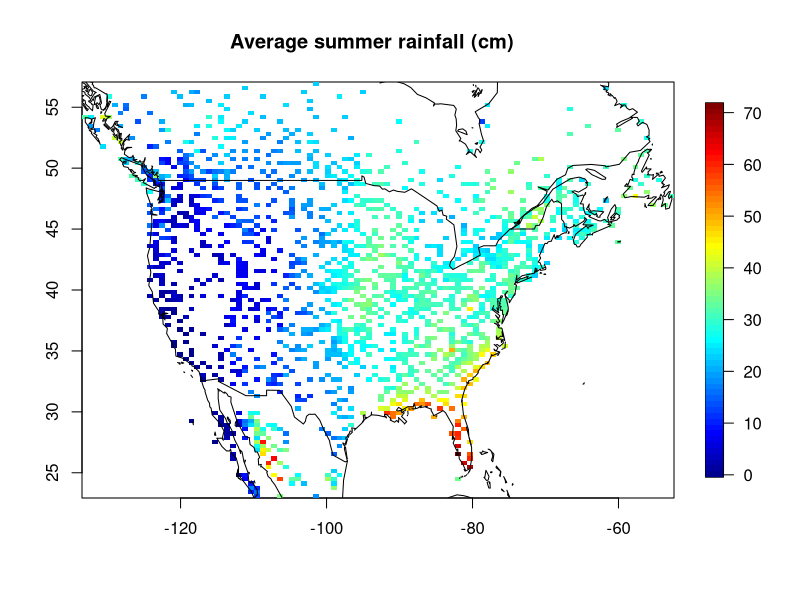
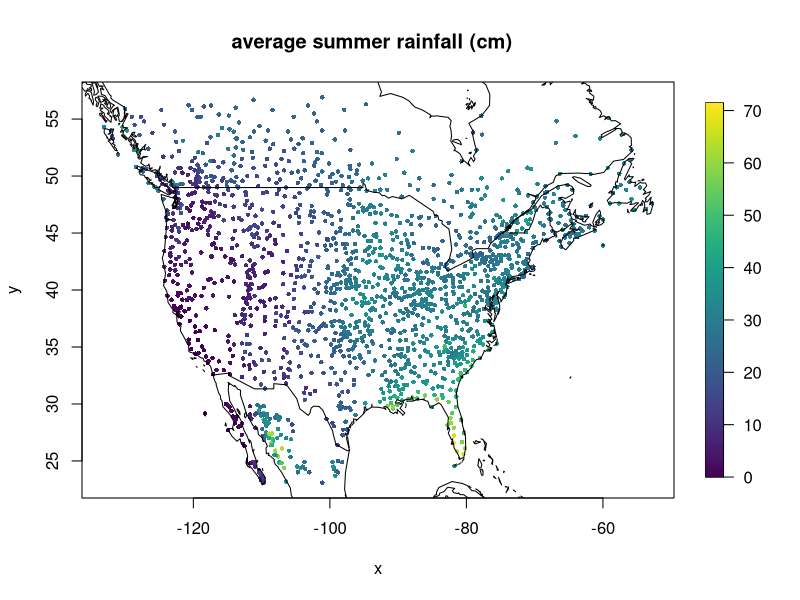
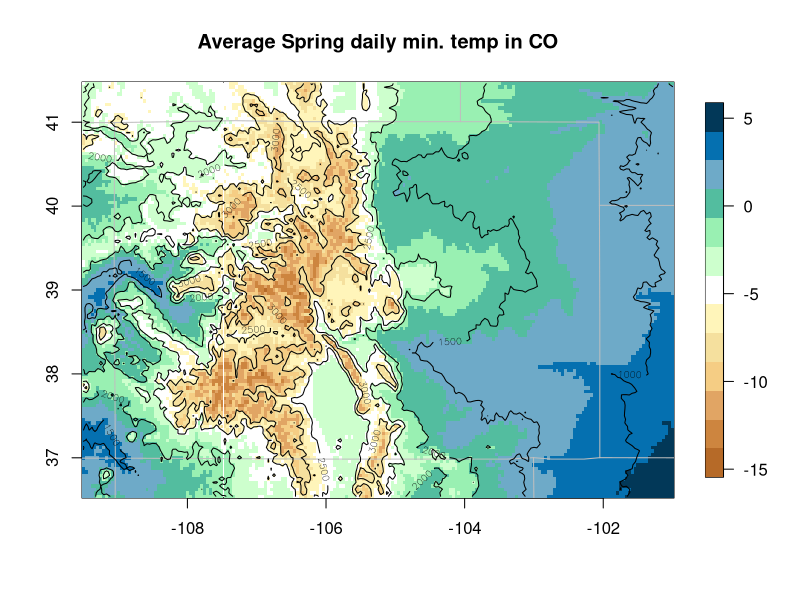
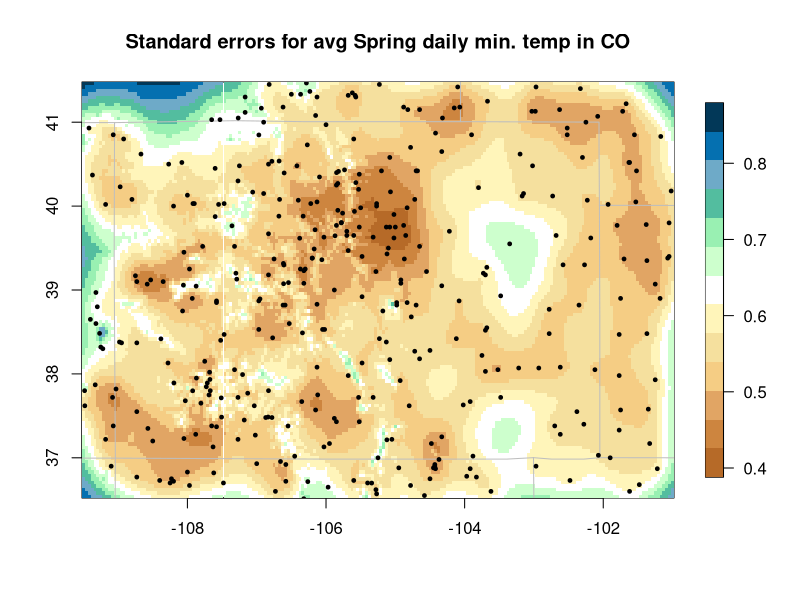
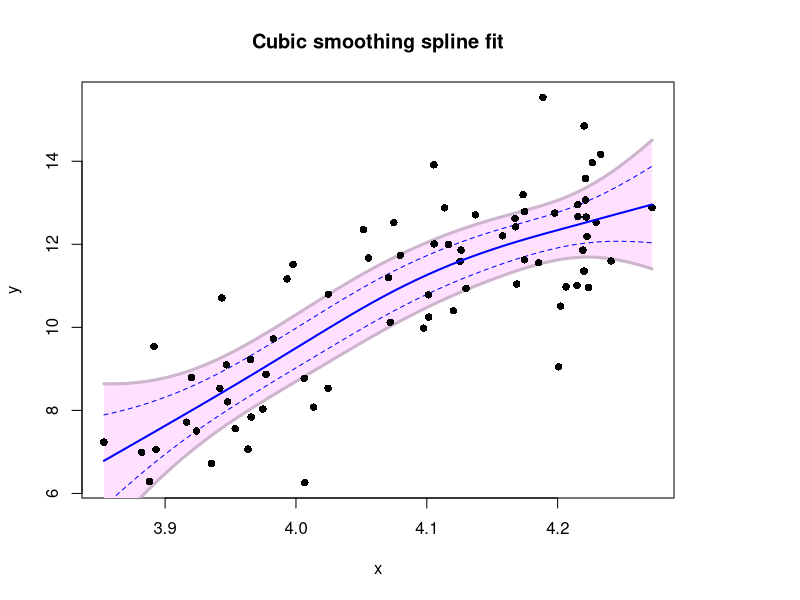

Write the R code that produced these figures, in order.
## ---- chunk 1
knitr::opts_chunk$set(echo = TRUE, cache=TRUE)
library(fields)
## ---- chunk 2
library(fields)
data(NorthAmericanRainfall)
x<- cbind(NorthAmericanRainfall$longitude, NorthAmericanRainfall$latitude)
y<- NorthAmericanRainfall$precip
quilt.plot(x, (y/100), nx=100, ny=100)
world(add=TRUE)
title("Average summer rainfall (cm)  ")
## ---- chunk 3
bubblePlot(x,(y/100), 
           size=.6,  highlight = FALSE)
world(add=TRUE)
title("average summer rainfall (cm)  ")
## ---- chunk 4
data( COmonthlyMet)
# predicting average daily minimum temps for spring in Colorado
obj<- spatialProcess( CO.loc, CO.tmin.MAM.climate, Z= CO.elev)
out.p<-predictSurface.Krig( obj, grid.list=CO.Grid, ZGrid= CO.elevGrid, extrap=TRUE)

image.plot( out.p, col=larry.colors())
US(add=TRUE, col="grey")
contour( CO.elevGrid, add=TRUE, levels=seq(1000,3000,,5), col="black")
title("Average Spring daily min. temp in CO")
## ---- chunk 5
out.p<-predictSurfaceSE( obj, grid.list=CO.Grid, ZGrid= CO.elevGrid, extrap=TRUE) #ZGrid= CO.elevGrid
# error drop.Z not supported ??
imagePlot( out.p, col=larry.colors())
US(add=TRUE, col="grey")
points(CO.loc[,1], CO.loc[,2],  pch=19, cex=.5)
title("Standard errors for avg Spring daily min. temp in CO")
## ---- chunk 6
data("WorldBankCO2")
x <- log(WorldBankCO2[,'Pop.mid'])
y <- log(WorldBankCO2[,'CO2.cap'])

# fit a cubic smoohting spline using cross-validation 
out <- Tps(x,y)
## ---- chunk 7
N<- 50
xgrid<- seq(  min( out$x), max( out$x),length.out=N)
fhat<- predict( out,xgrid)

plot(x,y, type="n")
title('Cubic smoothing spline fit')
SE<- predictSE( out, xgrid)
# Bonferonni bound
B<- qnorm( .025/N, lower.tail = FALSE )
B
envelopePlot( xgrid,fhat + B* SE, xgrid, fhat - B*SE)
lines( xgrid, fhat + 1.96* SE, col="blue", lty=2)
lines( xgrid, fhat - 1.96* SE, col="blue", lty=2)
points( x,y, pch=16)
lines( xgrid, fhat, col="blue", lwd=2)
